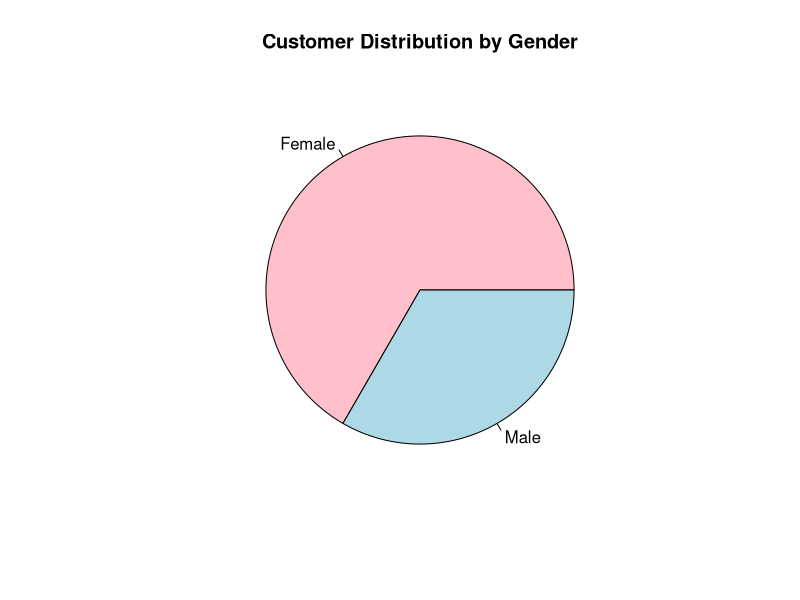

R code for this plot:
# Customer Gender

Gender <- c("Female","Male","Female")

# Count Gender
gender_count <- table(Gender)

# Pie Chart
pie(gender_count,
    main="Customer Distribution by Gender",
    col=c("pink","lightblue"))
